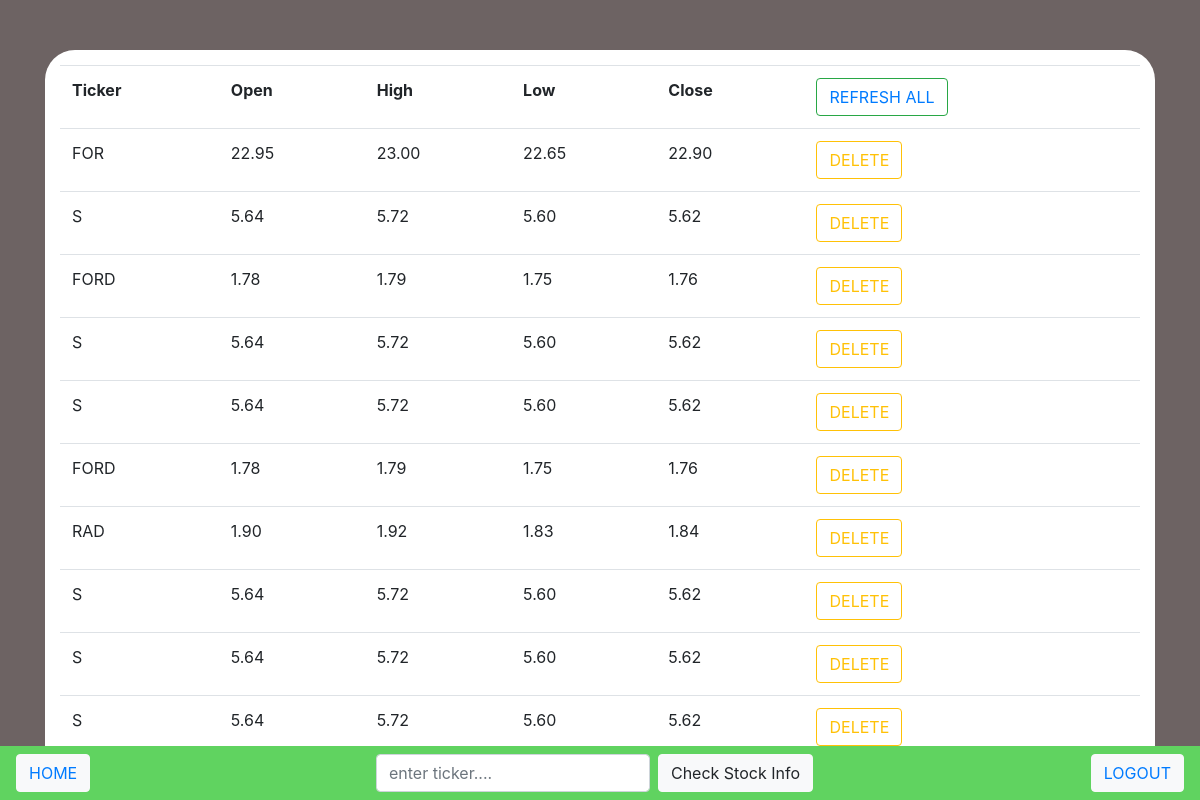
The app's page /stocks/home/ (signed in), older data.
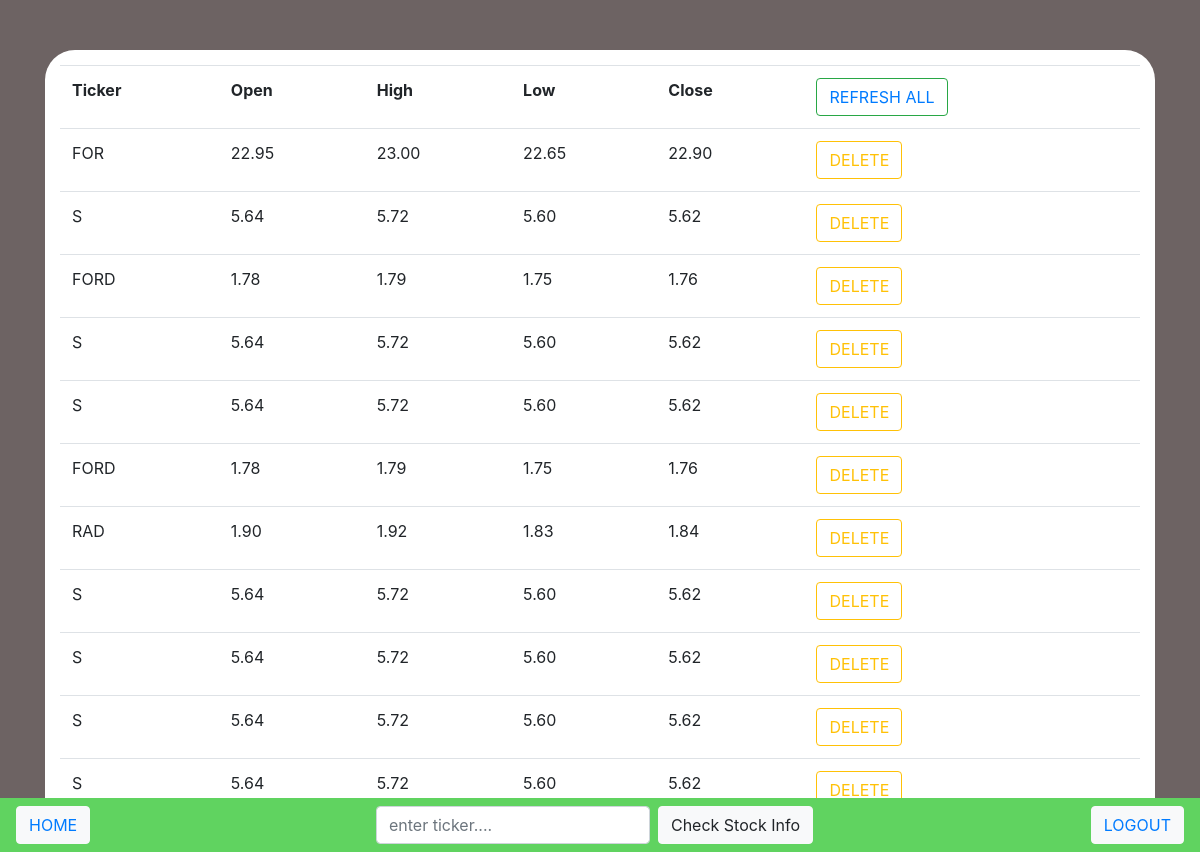
The same page, newer data.
### stocks/models.py (models this page shows, shortened)
class Stock(BaseModel):
    ticker_symbol = models.CharField(max_length= 4)
    user = models.ForeignKey(User, on_delete= models.CASCADE)
    s_open = models.DecimalField(decimal_places=2, max_digits=10, default=1.00)
    s_close = models.DecimalField(decimal_places=2, max_digits=10, default=1.00)
    s_low = models.DecimalField(decimal_places=2, max_digits=10, default=1.00)
    s_high = models.DecimalField(decimal_places=2, max_digits=10, default=1.00)

### stocks/views.py (the view)
# urls.py: path("home/", HomeView.as_view(), name="home"),
class HomeView(LoginRequiredMixin, View):
    def get(self, request):
        queryset = Stock.objects.all().filter(user__id = (self.request.user.id))
        return render(request, "stocks/home.html", {"user_stocks": queryset})

### stocks/templates/stocks/home.html (shortened to what this page needs)
{% extends 'layout.html' %}
{% load staticfiles %}
{% block body %}
    <div class="container" id="mt">
        <div  id="stock_list">
            {% if user_stocks.count > 0 %}
                <table class="table table-hover"  id="overflow">
                    <tr>
                    <th>Ticker</th>
                    <th>Open</th>
                    <th>High</th>
                    <th>Low</th>
                    <th>Close</th>
                    <td>
                        <button class="btn btn-outline-success">
                            <a href="{% url 'stocks:refresh_all' %} " >REFRESH ALL</a>
                        </button>
                    </td>
                </tr>
                {% for stock in user_stocks %}
                <tr>
                    <td>{{ stock.ticker_symbol }}</td>
                    <td>{{ stock.s_open }}</td>
                    <td>{{ stock.s_high }}</td>
                    <td>{{ stock.s_low }}</td>
                    <td>{{ stock.s_close }}</td>
                    <td>
                        <form action="{% url 'rest:delete' stock.id %}" method="delete" id="delete_stock">
                            <button class="btn btn-outline-warning">DELETE</button>
                        </form>
                    </td>
                </tr>
                {% endfor %}
            </table>
            {% endif %}
    </div>
</div>
{% endblock %}

Row changes from the older to the newer data that the page shows:
added Stock: ticker_symbol "S", s_open "5.64", s_high "5.72", s_low "5.60", s_close "5.62"
